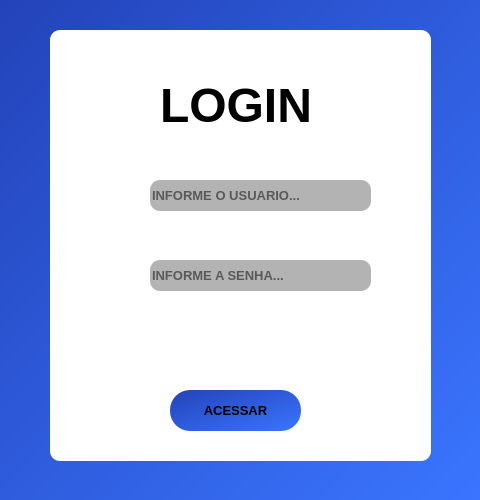
<?xml version="1.0" encoding="UTF-8"?>
<ui version="4.0">
 <class>MainWindow</class>
 <widget class="QMainWindow" name="MainWindow">
  <property name="geometry">
   <rect>
    <x>0</x>
    <y>0</y>
    <width>480</width>
    <height>500</height>
   </rect>
  </property>
  <property name="maximumSize">
   <size>
    <width>480</width>
    <height>500</height>
   </size>
  </property>
  <property name="font">
   <font>
    <weight>75</weight>
    <bold>true</bold>
   </font>
  </property>
  <property name="windowTitle">
   <string>Login</string>
  </property>
  <property name="styleSheet">
   <string notr="true">background-color: qlineargradient(spread:pad, x1:0, y1:0, x2:1, y2:1, stop:0 rgba(35, 67, 185, 255), stop:1 rgba(58, 117, 255, 255));</string>
  </property>
  <widget class="QWidget" name="centralwidget">
   <widget class="QLabel" name="label">
    <property name="geometry">
     <rect>
      <x>50</x>
      <y>30</y>
      <width>381</width>
      <height>431</height>
     </rect>
    </property>
    <property name="styleSheet">
     <string notr="true">background-color: rgb(255, 255, 255);
border-radius: 10px;</string>
    </property>
    <property name="text">
     <string/>
    </property>
   </widget>
   <widget class="QLabel" name="label_2">
    <property name="geometry">
     <rect>
      <x>160</x>
      <y>70</y>
      <width>171</width>
      <height>71</height>
     </rect>
    </property>
    <property name="font">
     <font>
      <pointsize>36</pointsize>
      <weight>75</weight>
      <bold>true</bold>
     </font>
    </property>
    <property name="styleSheet">
     <string notr="true">background-color: rgb(255, 255, 255);</string>
    </property>
    <property name="text">
     <string>LOGIN</string>
    </property>
   </widget>
   <widget class="QPushButton" name="pushButton">
    <property name="geometry">
     <rect>
      <x>170</x>
      <y>390</y>
      <width>131</width>
      <height>41</height>
     </rect>
    </property>
    <property name="font">
     <font>
      <pointsize>10</pointsize>
      <weight>75</weight>
      <bold>true</bold>
     </font>
    </property>
    <property name="styleSheet">
     <string notr="true">border-radius:20px;</string>
    </property>
    <property name="text">
     <string>ACESSAR</string>
    </property>
   </widget>
   <widget class="QLineEdit" name="lineEdit">
    <property name="geometry">
     <rect>
      <x>150</x>
      <y>180</y>
      <width>221</width>
      <height>31</height>
     </rect>
    </property>
    <property name="font">
     <font>
      <pointsize>10</pointsize>
      <weight>75</weight>
      <bold>true</bold>
     </font>
    </property>
    <property name="styleSheet">
     <string notr="true">border-radius:10px;
background-color: rgb(179, 179, 179);
</string>
    </property>
    <property name="placeholderText">
     <string>INFORME O USUARIO...</string>
    </property>
   </widget>
   <widget class="QLineEdit" name="lineEdit_2">
    <property name="geometry">
     <rect>
      <x>150</x>
      <y>260</y>
      <width>221</width>
      <height>31</height>
     </rect>
    </property>
    <property name="font">
     <font>
      <pointsize>10</pointsize>
      <weight>75</weight>
      <bold>true</bold>
     </font>
    </property>
    <property name="styleSheet">
     <string notr="true">border-radius:10px;
background-color: rgb(179, 179, 179);
</string>
    </property>
    <property name="echoMode">
     <enum>QLineEdit::Password</enum>
    </property>
    <property name="placeholderText">
     <string>INFORME A SENHA...</string>
    </property>
   </widget>
   <widget class="QLabel" name="label_3">
    <property name="geometry">
     <rect>
      <x>100</x>
      <y>170</y>
      <width>41</width>
      <height>41</height>
     </rect>
    </property>
    <property name="styleSheet">
     <string notr="true">background-color: rgb(255, 255, 255);</string>
    </property>
    <property name="text">
     <string/>
    </property>
    <property name="pixmap">
     <pixmap>icons/do-utilizador.png</pixmap>
    </property>
    <property name="scaledContents">
     <bool>true</bool>
    </property>
   </widget>
   <widget class="QLabel" name="label_4">
    <property name="geometry">
     <rect>
      <x>100</x>
      <y>250</y>
      <width>41</width>
      <height>41</height>
     </rect>
    </property>
    <property name="styleSheet">
     <string notr="true">background-color: rgb(255, 255, 255);</string>
    </property>
    <property name="text">
     <string/>
    </property>
    <property name="pixmap">
     <pixmap>icons/simbolo-de-cadeado-para-interface-de-seguranca.png</pixmap>
    </property>
    <property name="scaledContents">
     <bool>true</bool>
    </property>
   </widget>
   <widget class="QLabel" name="label_5">
    <property name="geometry">
     <rect>
      <x>130</x>
      <y>330</y>
      <width>231</width>
      <height>20</height>
     </rect>
    </property>
    <property name="font">
     <font>
      <pointsize>10</pointsize>
      <weight>75</weight>
      <bold>true</bold>
     </font>
    </property>
    <property name="styleSheet">
     <string notr="true">background-color: rgb(255, 255, 255);</string>
    </property>
    <property name="text">
     <string/>
    </property>
   </widget>
  </widget>
 </widget>
 <resources/>
 <connections/>
</ui>
